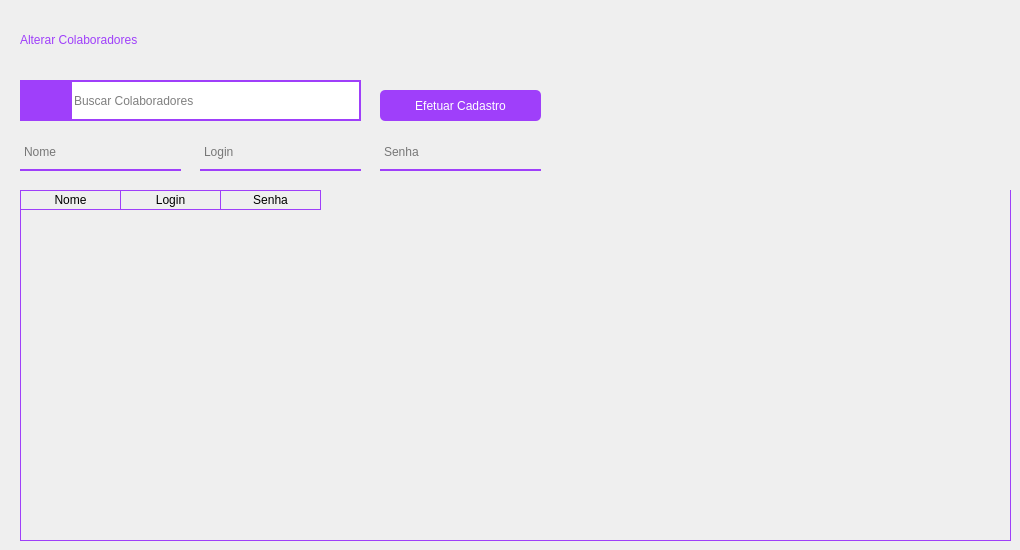
      <widget class="QWidget" name="page_3">
       <widget class="QTableWidget" name="tabela_cadastro_2">
        <property name="geometry">
         <rect>
          <x>20</x>
          <y>190</y>
          <width>991</width>
          <height>351</height>
         </rect>
        </property>
        <property name="styleSheet">
         <string notr="true">QTableWidget {
	gridline-color: #9f3ffa;;
	background-color: transparent;
	outline: 0;
	border: 1px solid #9f3ffa;
	border-top: 0px
	
}

QTableWidget::item:selected{
	background-color:#9f3ffa;;
}

QTableWidget::horizontalHeader {	
	background-color: #9f3ffa;
}

QHeaderView::section:horizontal
{
    border: 1px solid #9f3ffa;
	background-color: transparent;
	border-left: 0px;
	color: black;

}
</string>
        </property>
        <property name="frameShape">
         <enum>QFrame::Panel</enum>
        </property>
        <property name="frameShadow">
         <enum>QFrame::Sunken</enum>
        </property>
        <property name="editTriggers">
         <set>QAbstractItemView::SelectedClicked</set>
        </property>
        <property name="tabKeyNavigation">
         <bool>true</bool>
        </property>
        <property name="showDropIndicator" stdset="0">
         <bool>false</bool>
        </property>
        <property name="alternatingRowColors">
         <bool>false</bool>
        </property>
        <property name="selectionMode">
         <enum>QAbstractItemView::ExtendedSelection</enum>
        </property>
        <property name="gridStyle">
         <enum>Qt::SolidLine</enum>
        </property>
        <property name="sortingEnabled">
         <bool>true</bool>
        </property>
        <attribute name="verticalHeaderVisible">
         <bool>false</bool>
        </attribute>
        <attribute name="verticalHeaderShowSortIndicator" stdset="0">
         <bool>false</bool>
        </attribute>
        <attribute name="verticalHeaderStretchLastSection">
         <bool>false</bool>
        </attribute>
        <column>
         <property name="text">
          <string>Nome</string>
         </property>
        </column>
        <column>
         <property name="text">
          <string>Login</string>
         </property>
        </column>
        <column>
         <property name="text">
          <string>Senha</string>
         </property>
        </column>
       </widget>
       <widget class="QLineEdit" name="line_search_bar_2">
        <property name="geometry">
         <rect>
          <x>70</x>
          <y>80</y>
          <width>291</width>
          <height>41</height>
         </rect>
        </property>
        <property name="styleSheet">
         <string notr="true">border: 2px solid #9f3ffa;
font: 10pt &quot;Montserrat&quot;;</string>
        </property>
        <property name="cursorPosition">
         <number>0</number>
        </property>
        <property name="placeholderText">
         <string>Buscar Colaboradores</string>
        </property>
        <property name="clearButtonEnabled">
         <bool>true</bool>
        </property>
       </widget>
       <widget class="QPushButton" name="btn_pesquisar_2">
        <property name="geometry">
         <rect>
          <x>20</x>
          <y>80</y>
          <width>51</width>
          <height>41</height>
         </rect>
        </property>
        <property name="styleSheet">
         <string notr="true">QPushButton {
border: 2px;
background-color: rgb(159, 63, 250);
color: white;

font: 10pt &quot;Montserrat&quot;;
outline: 0;
}

QPushButton:hover {
	background-color: rgb(197, 62, 255);
}
</string>
        </property>
        <property name="text">
         <string/>
        </property>
        <property name="icon">
         <iconset resource="../QRC/file_principal_rc.qrc">
          <normaloff>:/icones/lupa.png</normaloff>:/icones/lupa.png</iconset>
        </property>
        <property name="iconSize">
         <size>
          <width>25</width>
          <height>25</height>
         </size>
        </property>
       </widget>
       <widget class="QLabel" name="lbl_titulo_usuario_vendas_2">
        <property name="geometry">
         <rect>
          <x>20</x>
          <y>20</y>
          <width>551</width>
          <height>41</height>
         </rect>
        </property>
        <property name="styleSheet">
         <string notr="true">font: 16pt &quot;Montserrat&quot;;
color: #9f3ffa;
</string>
        </property>
        <property name="text">
         <string>Alterar Colaboradores</string>
        </property>
        <property name="textFormat">
         <enum>Qt::AutoText</enum>
        </property>
        <property name="wordWrap">
         <bool>false</bool>
        </property>
        <property name="textInteractionFlags">
         <set>Qt::TextBrowserInteraction</set>
        </property>
       </widget>
       <widget class="QLineEdit" name="line_cliente_2">
        <property name="geometry">
         <rect>
          <x>20</x>
          <y>140</y>
          <width>161</width>
          <height>31</height>
         </rect>
        </property>
        <property name="styleSheet">
         <string notr="true">background-color: rgba(0, 0 , 0, 0);
border: 2px solid rgba(0,0,0,0);
border-bottom-color: rgb(159, 63, 250);
color: rgb(0,0,0);
padding-bottom: 8px;
border-radius: 0px;
font: 10pt &quot;Montserrat&quot;;</string>
        </property>
        <property name="placeholderText">
         <string>Nome</string>
        </property>
        <property name="clearButtonEnabled">
         <bool>true</bool>
        </property>
       </widget>
       <widget class="QLineEdit" name="line_cliente_3">
        <property name="geometry">
         <rect>
          <x>200</x>
          <y>140</y>
          <width>161</width>
          <height>31</height>
         </rect>
        </property>
        <property name="styleSheet">
         <string notr="true">background-color: rgba(0, 0 , 0, 0);
border: 2px solid rgba(0,0,0,0);
border-bottom-color: rgb(159, 63, 250);
color: rgb(0,0,0);
padding-bottom: 8px;
border-radius: 0px;
font: 10pt &quot;Montserrat&quot;;</string>
        </property>
        <property name="placeholderText">
         <string>Login</string>
        </property>
        <property name="clearButtonEnabled">
         <bool>true</bool>
        </property>
       </widget>
       <widget class="QLineEdit" name="line_cliente_4">
        <property name="geometry">
         <rect>
          <x>380</x>
          <y>140</y>
          <width>161</width>
          <height>31</height>
         </rect>
        </property>
        <property name="styleSheet">
         <string notr="true">background-color: rgba(0, 0 , 0, 0);
border: 2px solid rgba(0,0,0,0);
border-bottom-color: rgb(159, 63, 250);
color: rgb(0,0,0);
padding-bottom: 8px;
border-radius: 0px;
font: 10pt &quot;Montserrat&quot;;</string>
        </property>
        <property name="placeholderText">
         <string>Senha</string>
        </property>
        <property name="clearButtonEnabled">
         <bool>true</bool>
        </property>
       </widget>
       <widget class="QPushButton" name="btn_ver_senha_2">
        <property name="geometry">
         <rect>
          <x>550</x>
          <y>150</y>
          <width>30</width>
          <height>31</height>
         </rect>
        </property>
        <property name="styleSheet">
         <string notr="true">QPushButton {
	background-image: url(:/icones/ver senha.png);
	border: 0px;
	outline: 0;
}

QPushButton:hover {
	background-image: url(:/icones/ver senha hover.png);
}</string>
        </property>
        <property name="text">
         <string/>
        </property>
       </widget>
       <widget class="QPushButton" name="btn_cadastro_2">
        <property name="geometry">
         <rect>
          <x>380</x>
          <y>90</y>
          <width>161</width>
          <height>31</height>
         </rect>
        </property>
        <property name="styleSheet">
         <string notr="true">QPushButton {
border: 2px;
background-color: rgb(159, 63, 250);
color: white;
border-radius: 5px;
font: 10pt &quot;Montserrat&quot;;
outline: 0;
}

QPushButton:hover {
	background-color: rgb(197, 62, 255);
}
</string>
        </property>
        <property name="text">
         <string>Efetuar Cadastro</string>
        </property>
       </widget>
      </widget>
